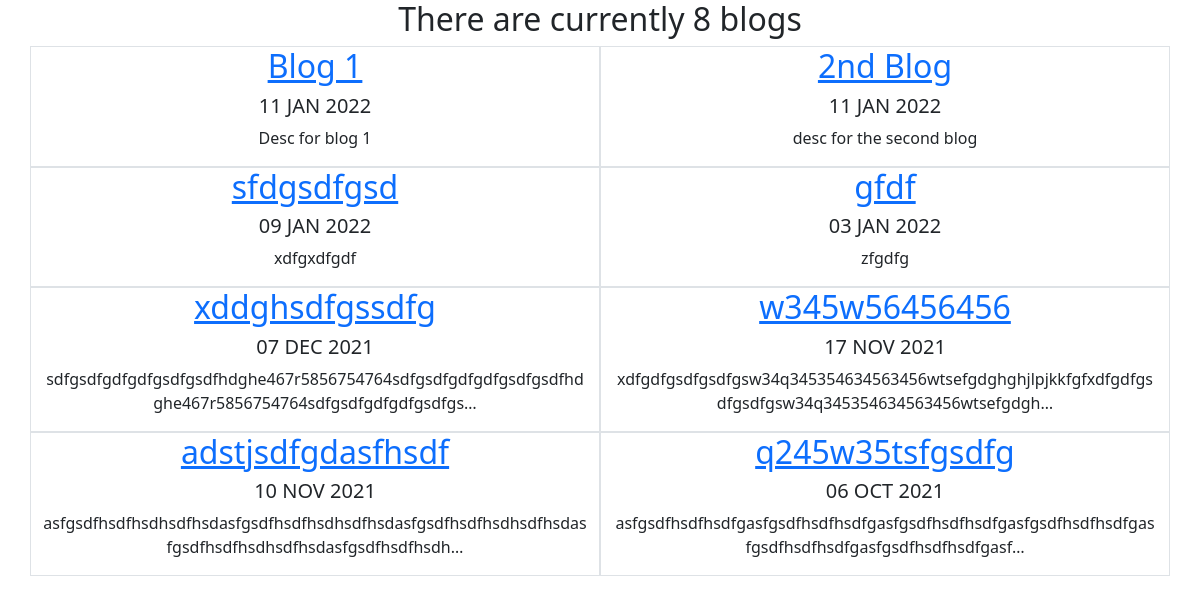
Screenshot of /blog/ with the database file from the repository.
### blog/models.py (models this page shows, shortened)
class Blog(models.Model):
    title = models.CharField(max_length=250)
    description = models.TextField()
    date = models.DateField()

### blog/views.py (the view)
# urls.py: path('', views.all_blogs, name='all_blogs'),
def all_blogs(request):
    blogs = Blog.objects.order_by('-date')
    return render(request, 'blog/all_blogs.html', {'blogs': blogs})

### blog/templates/blog/all_blogs.html (shortened to what this page needs)
<!DOCTYPE html>
<html lang="en">
<head>
    <link href="https://cdn.jsdelivr.net/npm/bootstrap@5.1.3/dist/css/bootstrap.min.css" rel="stylesheet"
>
</head>
<body>
<div class="container text-center">
    <div class="row">
        <h2>There are currently {{ blogs.count }} blog{{blogs.count|pluralize}}</h2>
        {% for blog in blogs %}
        <div class="col-6 border">
            <a href="{% url 'blog:detail' blog.id %}"><h2>{{ blog.title }}</h2></a>
            <h5>{{ blog.date|date:'d M Y'|upper }}</h5>
            <p class="text-break">{{ blog.description|striptags|truncatechars:100 }}</p>
        </div>
        {% endfor %}
    </div>
</div>
</body>
</html>

### rows the page displays
Blog: title "Blog 1", date "11 JAN 2022", description "Desc for blog 1"
Blog: title "2nd Blog", date "11 JAN 2022", description "desc for the second blog"
Blog: title "sfdgsdfgsd", date "09 JAN 2022", description "xdfgxdfgdf"
Blog: title "gfdf", date "03 JAN 2022", description "zfgdfg"
Blog: title "xddghsdfgssdfg", date "07 DEC 2021", description "sdfgsdfgdfgdfgsdfgsdfhdghe467r5856754764sdfgsdfgdfgdfgsdfgsdfhdghe467r5856754764sdfgsdfgdfgdfgsdfgs…"
Blog: title "w345w56456456", date "17 NOV 2021", description "xdfgdfgsdfgsdfgsw34q345354634563456wtsefgdghghjlpjkkfgfxdfgdfgsdfgsdfgsw34q345354634563456wtsefgdgh…"
Blog: title "adstjsdfgdasfhsdf", date "10 NOV 2021", description "asfgsdfhsdfhsdhsdfhsdasfgsdfhsdfhsdhsdfhsdasfgsdfhsdfhsdhsdfhsdasfgsdfhsdfhsdhsdfhsdasfgsdfhsdfhsdh…"
Blog: title "q245w35tsfgsdfg", date "06 OCT 2021", description "asfgsdfhsdfhsdfgasfgsdfhsdfhsdfgasfgsdfhsdfhsdfgasfgsdfhsdfhsdfgasfgsdfhsdfhsdfgasfgsdfhsdfhsdfgasf…"
